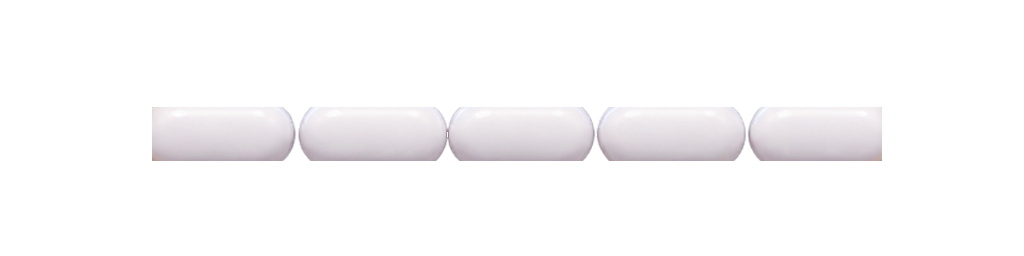
#> input picture yanlis-renk/android/assets/gates/sahte_body.png, 1024 x 256 px
$ python -i import_gates.py   (imports and definitions only)
#> lines starting #> are read from the running program, lines starting #| are printed output that depends on the picture
#> further down, picture is the input picture: PIL image 1024x256 RGBA; mean R, G, B, A 85.9, 78.8, 72, 35.9
"""Kapı görsellerini boyanabilir gövde + boyanmayan süs katmanlarına ayırır.
Gövde = düşük doygunluklu beyaz/gri kapsül pikselleri (direkler ve amblem hariç).
Kullanım: python3 -I tools/art/import_gates.py <klasör> <android/assets>"""
import sys, os, glob, json, math
from PIL import Image, ImageFilter

src, assets = sys.argv[1], sys.argv[2]
# [1 line not run here, left out]

def find(p):
    return glob.glob(os.path.join(src, '**', p + '*.png'), recursive=True)[0]

def canvas(im):
    bb = im.getchannel('A').point(lambda v: 255 if v > 10 else 0).getbbox(); im = im.crop(bb)
#> after `bb = im.getchannel('A').point(lambda v: 255 if v > 10 else 0).getbbox(`: bb = (152, 107, 882, 161)
#> after `im = im.crop(bb)`:
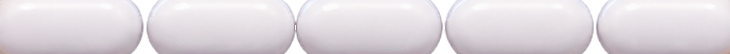
#> im: PIL image 730x54 RGBA; mean R, G, B, A 214.9, 208.6, 213.8, 238.9; transparent parts drawn white
    s = min(1024 / im.width, 256 / im.height)
#> s = 1.4
    im = im.resize((round(im.width * s), round(im.height * s)), Image.LANCZOS)
#> im: PIL image 1024x76 RGBA
    c = Image.new('RGBA', (1024, 256), (0, 0, 0, 0)); c.alpha_composite(im, ((1024 - im.width) // 2, (256 - im.height) // 2))
#> after `c = Image.new('RGBA', (1024, 256), (0, 0, 0, 0))`: c: PIL image 1024x256 RGBA; every value is 0
#> after `c.alpha_composite(im, ((1024 - im.width) // 2, (256 - im.height) // 2)`:
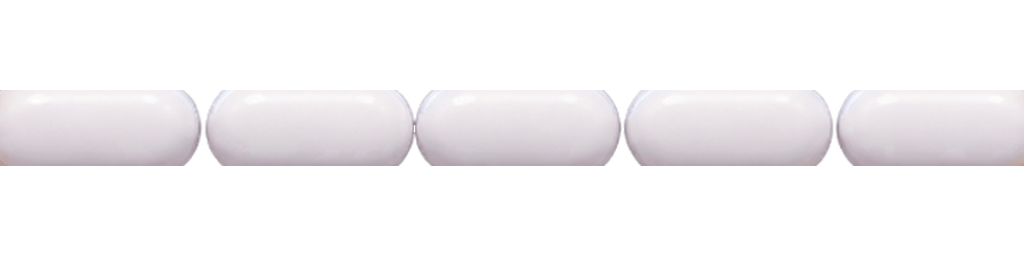
#> c: PIL image 1024x256 RGBA; mean R, G, B, A 63.2, 61.4, 62.9, 70.9; transparent parts drawn white
    return c, ((1024 - im.width) // 2, im.width)

def gold(p): r, g, b, a = p; return a > 128 and r > 200 and 120 < g < 225 and b < 110
def red(p): r, g, b, a = p; return a > 128 and r > 190 and g < 110 and b < 110

def post_bounds(im):
    """Sol/sağ direklerin iç kenarı: yalnızca kenar bölgelerindeki altın halkalara bakılır."""
    px = im.load(); w, h = im.size
    left = [x for x in range(0, int(w * 0.25)) if sum(gold(px[x, y]) for y in range(h)) > 3]
    right = [x for x in range(int(w * 0.80), w) if sum(gold(px[x, y]) for y in range(h)) > 3]
    return (max(left) if left else int(w * 0.15)), (min(right) if right else int(w * 0.85))

def ring(im, test, x0, x1):
    """Belirli renkteki halkanın merkezi ve dış yarıçapı."""
    px = im.load(); w, h = im.size
    pts = [(x, y) for x in range(x0, x1) for y in range(h) if test(px[x, y])]
    if len(pts) < 50: return None
    # merkez: halkanın sınır kutusunun ortası (kütle merkezi zil/gölge yüzünden kayabilir)
    xs = sorted(p[0] for p in pts); ys = sorted(p[1] for p in pts)
    lo, hi = int(len(xs) * 0.01), int(len(xs) * 0.99) - 1
    cx = (xs[lo] + xs[hi]) / 2; cy = (ys[lo] + ys[hi]) / 2
    return cx, cy, max(xs[hi] - xs[lo], ys[hi] - ys[lo]) / 2

meta = {}
# [40 lines not run here, left out]
# [1 line that did not run here, left out]
# [9 lines not run here, left out]
# [1 line that did not run here, left out]
# [1 line that did not run here, left out]
# [6 lines not run here, left out]

>>> from PIL import Image
>>> picture = Image.open('../../android/assets/gates/sahte_body.png')
>>> result = canvas(picture)

$ run again, on bes-saniyelik-dunya/art_input/duzeltilmis/boost.png
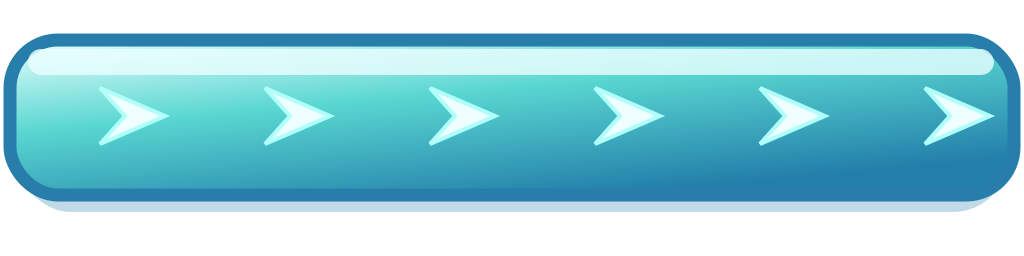
#> input picture bes-saniyelik-dunya/art_input/duzeltilmis/boost.png, 1024 x 256 px
#> picture is the input picture: PIL image 1024x256 RGBA; mean R, G, B, A 62.8, 124.1, 136.3, 166.2
#> bb = (3, 33, 1021, 212)
#> in canvas, `im = im.crop(bb)`:
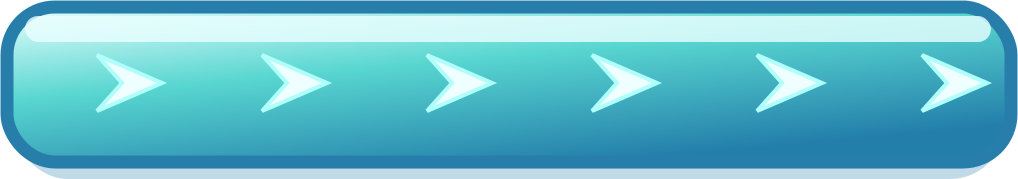
#> im: PIL image 1018x179 RGBA; mean R, G, B, A 90.3, 178.6, 196, 239.1; transparent parts drawn white
#> c: PIL image 1024x256 RGBA; every value is 0
#> in canvas, `c.alpha_composite(im, ((1024 - im.width) // 2, (256 - im.height) // 2)`:
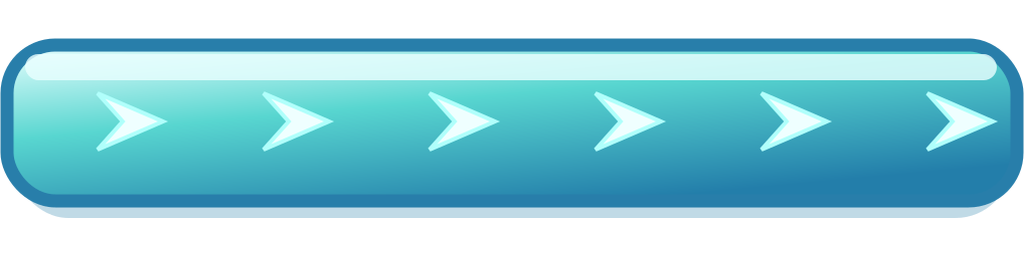
#> c: PIL image 1024x256 RGBA; mean R, G, B, A 63.5, 125.6, 137.9, 168.2; transparent parts drawn white
